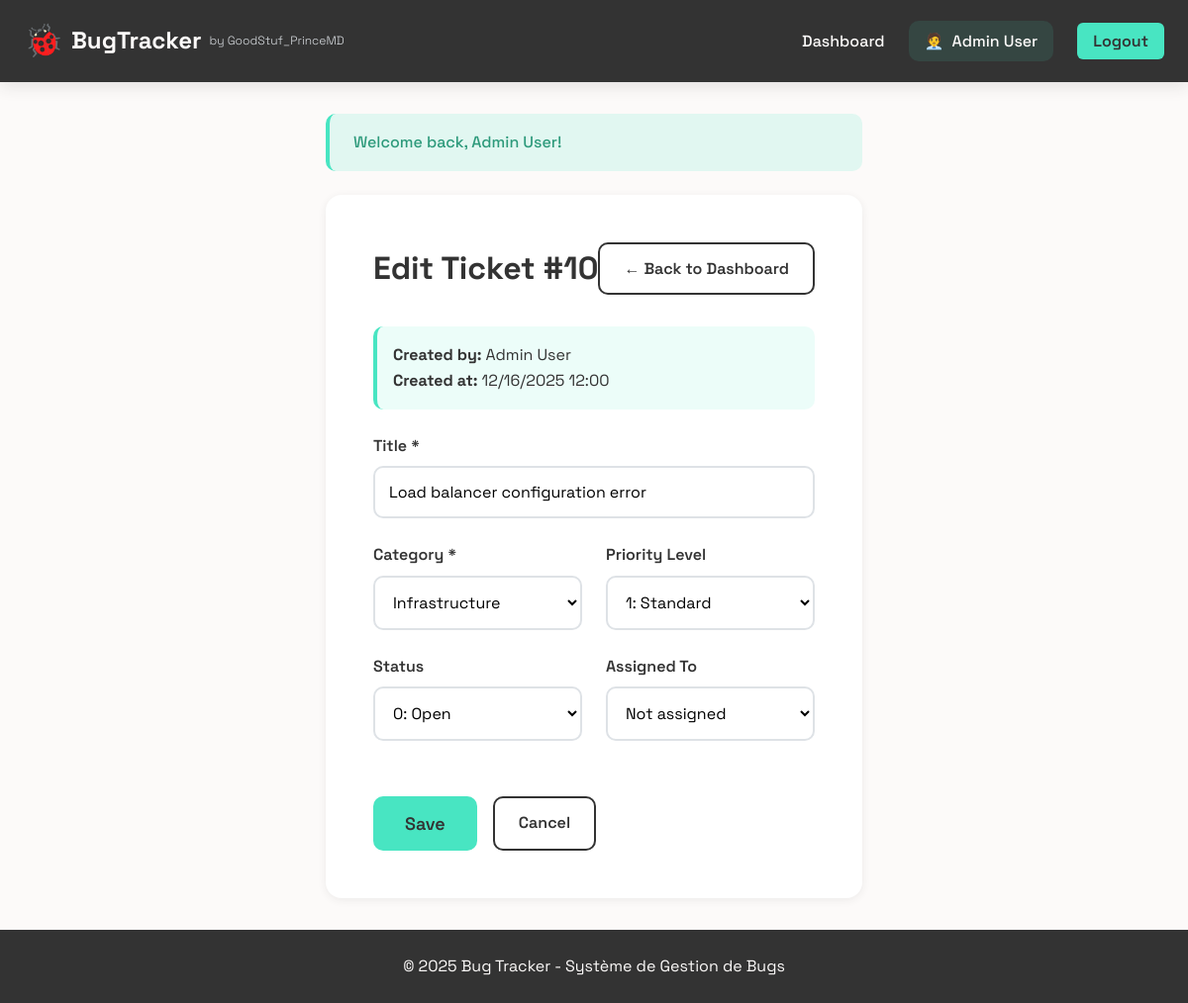
/bug_details.php?id=10 (signed in), run on the app's committed database.
### tables this page shows
CREATE TABLE tickets (
    id INT PRIMARY KEY AUTO_INCREMENT,
    title VARCHAR(200) NOT NULL,
    category_id INT NOT NULL,
    priority TINYINT NOT NULL DEFAULT 1 COMMENT '0=Low, 1=Standard, 2=High',
    status TINYINT NOT NULL DEFAULT 0 COMMENT '0=Open, 1=In Progress, 2=Closed',
    created_by INT NOT NULL,
    assigned_to INT NULL,
    created_at TIMESTAMP DEFAULT CURRENT_TIMESTAMP,
    resolved_at TIMESTAMP NULL,
    FOREIGN KEY (category_id) REFERENCES categories(id) ON DELETE CASCADE,
    FOREIGN KEY (created_by) REFERENCES users(id) ON DELETE CASCADE,
    FOREIGN KEY (assigned_to) REFERENCES users(id) ON DELETE SET NULL
);

CREATE TABLE users (
    id INT PRIMARY KEY AUTO_INCREMENT,
    name VARCHAR(100) NOT NULL,
    email VARCHAR(100) UNIQUE NOT NULL,
    password VARCHAR(255) NOT NULL,
    created_at TIMESTAMP DEFAULT CURRENT_TIMESTAMP
);

CREATE TABLE categories (
    id INT PRIMARY KEY AUTO_INCREMENT,
    title VARCHAR(100) NOT NULL UNIQUE
);

### bug_details.php (the view, shortened to what this page needs)
<?php
require_once 'config/database.php';
$ticket_id = (int)($_GET['id'] ?? 0);
$stmt = $pdo->prepare("
    SELECT t.*,
           c.title as category_name,
           u_creator.name as creator_name,
           u_assigned.name as assigned_name
    FROM tickets t
    LEFT JOIN categories c ON t.category_id = c.id
    LEFT JOIN users u_creator ON t.created_by = u_creator.id
    LEFT JOIN users u_assigned ON t.assigned_to = u_assigned.id
    WHERE t.id = ?
");
$stmt->execute([$ticket_id]);
$ticket = $stmt->fetch();
$categories = $pdo->query("SELECT * FROM categories ORDER BY title")->fetchAll();
include 'includes/header.php';
?>
<div class="form-container">
    <div class="form-card">
        <div class="form-header">
            <h1>Edit Ticket #<?php echo $ticket['id']; ?></h1>
            <a href="index.php" class="btn btn-outline">← Back to Dashboard</a>
        </div>
        <div class="info-box" style="margin-bottom: 1.5rem;">
            <strong>Created by:</strong> <?php echo htmlspecialchars($ticket['creator_name']); ?><br>
            <strong>Created at:</strong> <?php echo date('m/d/Y H:i', strtotime($ticket['created_at'])); ?>
        </div>
        <form method="POST" class="ticket-form">
            <div class="form-group">
                <label for="title">Title *</label>
                <input
                    type="text"
                    id="title"
                    name="title"
                    required
                    placeholder="Enter ticket title (min. 5 characters)"
                    value="<?php echo htmlspecialchars($ticket['title']); ?>"
                    minlength="5">
            </div>
            <div class="form-row">
                <div class="form-group">
                    <label for="category_id">Category *</label>
                    <select id="category_id" name="category_id" required>
                        <?php foreach ($categories as $cat): ?>
                            <option value="<?php echo $cat['id']; ?>"
                                    <?php echo ($ticket['category_id'] == $cat['id']) ? 'selected' : ''; ?>>
                                <?php echo htmlspecialchars($cat['title']); ?>
                            </option>
                        <?php endforeach; ?>
                    </select>
                </div>
                <div class="form-group">
                    <label for="priority">Priority Level</label>
                    <select id="priority" name="priority">
                        <option value="1" <?php echo ($ticket['priority'] == 1) ? 'selected' : ''; ?>>
                            1: Standard
                        </option>
                    </select>
                </div>
            </div>
            <div class="form-row">
                <div class="form-group">
                    <label for="status">Status</label>
                    <select id="status" name="status">
                        <option value="0" <?php echo ($ticket['status'] == 0) ? 'selected' : ''; ?>>
                            0: Open
                        </option>
                    </select>
                </div>
                <div class="form-group">
                    <label for="assigned_to">Assigned To</label>
                    <select id="assigned_to" name="assigned_to">
                        <option value="">Not assigned</option>
                    </select>
                </div>
            </div>
            <div class="form-actions">
                <button type="submit" class="btn btn-primary btn-lg">Save</button>
                <a href="index.php" class="btn btn-outline">Cancel</a>
            </div>
        </form>
    </div>
</div>
<?php include 'includes/footer.php'; ?>

### css/style.css (style rules this page uses)
* { margin: 0; padding: 0; box-sizing: border-box; }
:root { --color-primary: #48E5C2; --color-dark: #333333; --color-light: #FCFAF9; --color-success: #48E5C2; --color-error: #FF6B6B; --color-warning: #FFD93D; --color-info: #6BCB77; --color-gray-100: #F8F9FA; --color-gray-200: #E9ECEF; --color-gray-300: #DEE2E6; --color-gray-600: #6C757D; --color-gray-800: #495057; --font-family: 'Space Grotesk', sans-serif; --spacing-xs: 0.5rem; --spacing-sm: 1rem; --spacing-md: 1.5rem; --spacing-lg: 2rem; --spacing-xl: 3rem; --radius-sm: 6px; --radius-md: 10px; --radius-lg: 16px; --shadow-sm: 0 2px 8px rgba(51, 51, 51, 0.08); --shadow-md: 0 4px 16px rgba(51, 51, 51, 0.12); --shadow-lg: 0 8px 32px rgba(51, 51, 51, 0.16); }
body { font-family: var(--font-family); line-height: 1.6; color: var(--color-dark); background: var(--color-light); min-height: 100vh; display: flex; flex-direction: column; }
.btn { display: inline-block; padding: 0.75rem 1.5rem; border: none; border-radius: var(--radius-md); cursor: pointer; text-decoration: none; font-size: 1rem; font-weight: 600; font-family: var(--font-family); transition: all 0.3s; text-align: center; }
.btn-primary { background: var(--color-primary); color: var(--color-dark); }
.btn-outline { background: transparent; color: var(--color-dark); border: 2px solid var(--color-dark); }
.btn-lg { padding: 1rem 2rem; font-size: 1.125rem; }
.form-group { margin-bottom: var(--spacing-md); }
.form-group label { display: block; margin-bottom: var(--spacing-xs); font-weight: 600; color: var(--color-dark); }
.form-group input, .form-group textarea, .form-group select { width: 100%; padding: 0.875rem; border: 2px solid var(--color-gray-300); border-radius: var(--radius-md); font-size: 1rem; font-family: var(--font-family); transition: all 0.3s; background: white; }
.form-row { display: grid; grid-template-columns: 1fr 1fr; gap: var(--spacing-md); }
.form-container { max-width: 900px; margin: 0 auto; }
.form-card { background: white; padding: var(--spacing-xl); border-radius: var(--radius-lg); box-shadow: var(--shadow-sm); }
.form-header { display: flex; justify-content: space-between; align-items: center; margin-bottom: var(--spacing-lg); }
.form-actions { display: flex; gap: var(--spacing-sm); margin-top: var(--spacing-lg); }
.info-box { padding: var(--spacing-sm); background: rgba(72, 229, 194, 0.1); border-left: 4px solid var(--color-primary); border-radius: var(--radius-md); margin-bottom: var(--spacing-md); }

### data on the page
tickets: id "10", created_by.name "Admin User", created_at "12/16/2025 12:00", title "Load balancer configuration error", category_id "Infrastructure", priority "1: Standard", status "0: Open"

### other printed values
$_SESSION['user_name'] "Admin User"
$_SESSION['flash_message'] "Welcome back, Admin User!"
